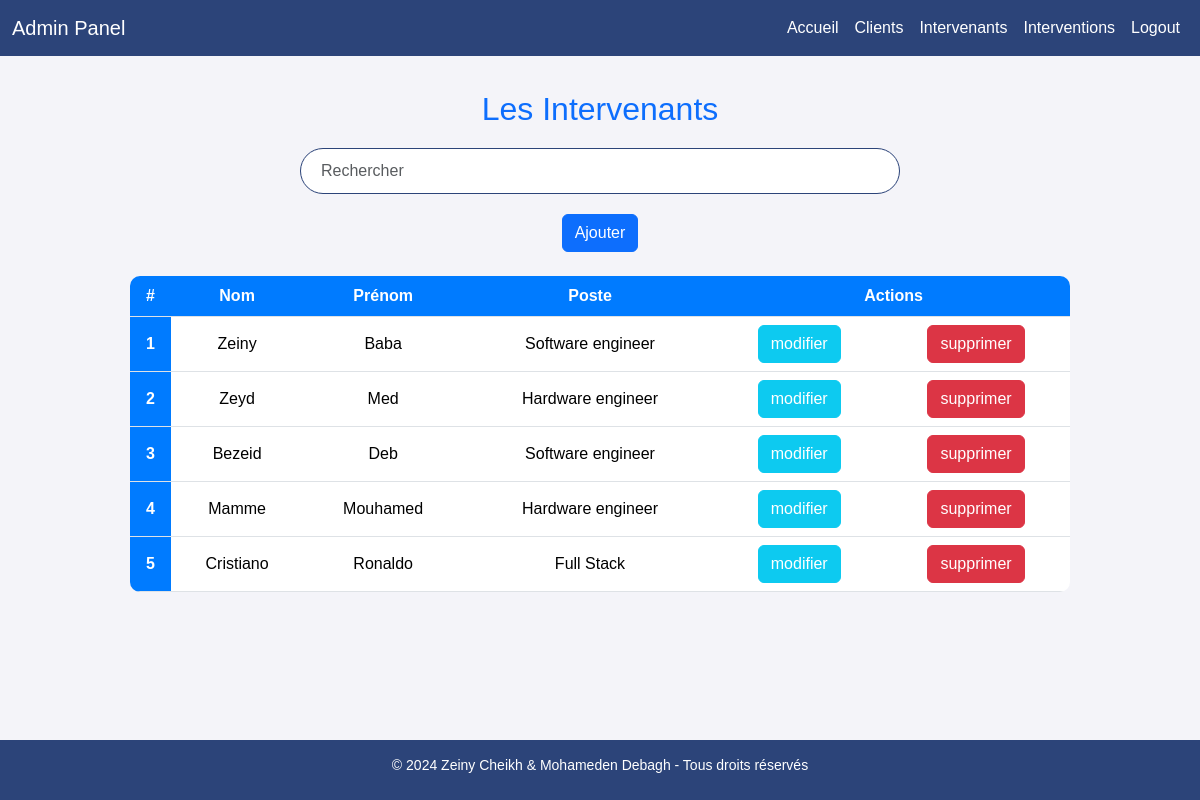
Screenshot of /Intervenant (signed in) with the database file from the repository.
### main.py (models this page shows, shortened)
class Intervenant(db.Model):
    id = db.Column(db.Integer, primary_key=True)
    nom = db.Column(db.String(50), nullable=False)
    prenom = db.Column(db.String(50), nullable=False)
    poste = db.Column(db.String(50), nullable=False)

### main.py (the view)
@app.route('/Intervenant')
def intervenant():
    if session:
        Intervenants = Intervenant.query.all()
        return render_template('Intervenant.html', Intervenants=Intervenants)
    else:
        return redirect(url_for('index'))

### templates/Intervenant.html (shortened to what this page needs)
<!DOCTYPE html>
<html lang="fr">
<head>
    <link rel="stylesheet" href="{{url_for('static', filename='css/style.css')}}">
</head>
</head>
<body>
    <div >
        <nav class="navbar navbar-expand-lg navbar-dark">
            <div class="container-fluid">
                <a class="navbar-brand" href="#">Admin Panel</a>
                <div class="collapse navbar-collapse" id="navbarSupportedContent">
                    <ul class="navbar-nav ms-auto mb-2 mb-lg-0">
                        <li class="nav-item">
                            <a class="nav-link active" href="{{ url_for('homme') }}">Accueil</a>
                        </li>
                        <li class="nav-item">
                            <a class="nav-link active" href="{{ url_for('clients') }}">Clients</a>
                        </li>
                        <li class="nav-item">
                            <a class="nav-link active" href="{{ url_for('intervenant') }}">Intervenants</a>
                        </li>
                        <li class="nav-item">
                            <a class="nav-link active" href="{{ url_for('intervention') }}">Interventions</a>
                        </li>
                        <li class="nav-item">
                            <a class="nav-link active" href="{{ url_for('logout') }}">Logout</a>
                        </li>
                    </ul>
                </div>
            </div>
        </nav>
    </div>
    <main class="content">
        <h2 class="text-center text-primary mt-4">Les Intervenants</h2>
        <div class="search-container">
            <input class="form-control" style="width: 50%; display: flex; margin-left: auto; margin-right: auto;" type="text" id="search-input" placeholder="Rechercher" onkeyup="searchTable()">
        </div>
        <div class="text-center m-1">
            <a class="btn btn-primary" href="{{ url_for('intervenant_form') }}">Ajouter</a>
        </div>
        <div class="container-fluid" style="margin-bottom: 20px;">
            <table id="myTable" class="table table-hover mt-4 text-center" style="width: 80%; margin: auto;">
                <thead>
                    <tr>
                        <th scope="col">#</th>
                        <th scope="col">Nom</th>
                        <th scope="col">Prénom</th>
                        <th scope="col">Poste</th>
                        <th scope="col"class="text-center" colspan="2">Actions</th>
                    </tr>
                </thead>
                <tbody>
                    {% for Intervenant in Intervenants %}
                    <tr>
                        <th scope="row">{{ Intervenant.id }}</th>
                        <td>{{ Intervenant.nom }}</td>
                        <td>{{ Intervenant.prenom }}</td>
                        <td>{{ Intervenant.poste }}</td>
                        <td>
                            <a class="btn btn-info" style="color: #fff;" href="{{ url_for('edit_intervenant', intervenant_id=Intervenant.id) }}">
                                modifier
                            </a>
                        </td>
                        <td>
                            <a class="btn btn-danger" href="{{ url_for('delete_intervenant', intervenant_id=Intervenant.id) }}"
                               onclick="return confirm('Êtes-vous sûr de vouloir supprimer cet intervenant ?')">
                               supprimer
                            </a>
                        </td>
                    </tr>
                    {% endfor %}
                </tbody>
            </table>
        </div>
    </main>
    <footer class="text-center">
        <p>&copy; 2024 Zeiny Cheikh & Mohameden Debagh - Tous droits réservés</p>
    </footer>
</body>
</html>

### templates/Intervenant.html (style rules this page uses)
body { margin: 0; padding: 0; font-family: 'Arial', sans-serif; background-color: #f4f4f9; min-height: 100vh; display: flex; flex-direction: column; }
.navbar { background-color: #2c4479; margin-bottom: 10px; }
.navbar-nav .nav-link { color: white !important; transition: color 0.3s ease; }
.search-container input { border-radius: 50px; padding: 10px 20px; border: 1px solid #2c4479; width: 50%; margin: 20px auto; }
.table { border-radius: 10px; overflow: hidden; width: 95%; margin: 0 auto; margin-bottom:100px ; }
.table th { background-color: #007bff; color: white; }
.table td, .table th { vertical-align: middle; }
footer { background-color: #2c4479; color: white; padding: 15px 0; width: 100%; bottom: 0; left: 0; height: 60px; }
footer p { margin: 0; font-size: 14px; }
.content { flex-grow: 1; }
.btn { transition: transform 0.3s ease; }
html, body { height: 100%; }
main { flex-grow: 1; }

### rows the page displays
Intervenant: id "1", nom "Zeiny", prenom "Baba", poste "Software engineer"
Intervenant: id "2", nom "Zeyd", prenom "Med", poste "Hardware engineer"
Intervenant: id "3", nom "Bezeid", prenom "Deb", poste "Software engineer"
Intervenant: id "4", nom "Mamme", prenom "Mouhamed", poste "Hardware engineer"
Intervenant: id "5", nom "Cristiano", prenom "Ronaldo", poste "Full Stack"
